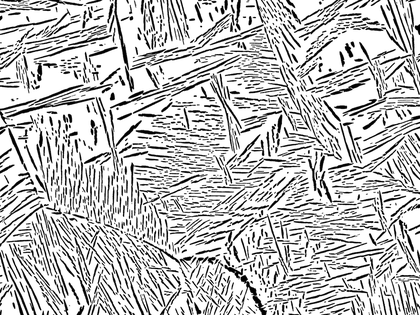
%> input picture examples/Data/Example.png, 420 x 315 px, shrunk from 1000 x 749 before the run
$ octave example.m   (GNU Octave 9; MATLAB toolbox functions it lacks are replaced by stand-ins)
%> lines starting %> are read from the running program, lines starting %| are printed output that depends on the picture
### SpatialStatsFFT.m
function [T xx] = SpatialStatsFFT( A1,A2, varargin)
% Computes that spatial statistics of input signals A1 and A2.  The
% functions appropriately normalizes the statistics.  This function is
% optimized using fast Fourier transforms to expedite the computation of
% the convolution.
%
% Nonperiodic and periodic refer the the boundary conditions under which
% the material information was generated.  Experimental information will
% always have nonperiodic boundary conditions while some simulations with
% have periodic boundary conditions.  As a result, this function defaults
% to computing nonperiodic statistcs.
%
% This function can also compute statistics for partial datasets that are
% sampled on an evenly spaced pixel/voxel grid.  If some information is
% known and some is not, then one can compute the spatial statistics using
% this function.  A tutorial will be made available later.
%
% [T, xx] = f2( DATA1 ) computes the nonperiodic autocorrelation of DATA1.
% T is an array of the spatial statistics corresponding to the cell arrray
% of vector lengths in xx.
%
% [T, xx] = f2( DATA1, DATA2 )  computes the nonperiodic crosscorrelation
% of DATA1 and DATA2 where they are the head and tail of the vector, respectively.
%
% [T, xx] = f2( DATA1, DATA2, 'ARG1', val1, ..,.., 'ARGN', valN ) computes
% the crosscorrelation of DATA1 and DATA2 with a set of optional parameters
% listed below.
%
% [T, xx] = f2( DATA1, [], 'ARG1', val1, ..,.., 'ARGN', valN ) computes the
% autocorrelation of DATA1 with optional parameters
%
% Parameters ARGUMENTS
% --------------------
% ARG - class - default - description
% -----------------------------------
% 'normalize' - logical - true - Spatial statistics require computing the
%   convolutions in the numerator and denominator separately.  The numerator
%   is the number of times the statistics criteria is satisfied while the
%    denominator is the number events that were sampled.  If
%    f2( DATA1, [], 'normalize',false ) is executed then only the top
%   numerator is returned.  It is really just the convolution of DATA1.
%
% 'display' - logical - true - When display is true, a plot will appear
%    after each function call of the spatial statistics.
%
% 'cutoff' - double - Cutoff is the maximum vector size to be returned in
%   the statistics.  f2( DATA1, [], 'cutoff', 10 ) will return spatial
%   statistics for vectors whose elements are less than or equal to 10;
%
% 'periodic' - [1xd] logical - If the model information was generated by
%   simulation then it may have periodic boundary conditions.
%   f2( DATA1, [], 'periodic', true ) forces all boundaries to be periodic
%   f2( DATA1, [], 'periodic', [ true true false] ) places the condition
%   that the information is periodic in dimensions 1 and 2 and nonperiodic
%   in the last.  Conditions like this are useful for interfatial
%   simulation information.
%
% 'Mask1' - [N1xN2xN3] double - Sometimes the data returned is not complete,
%   datapoints may be unpopulated. [N1xN2xN3] is the size of the input information.
%   f2( DATA1, [], 'Mask1', M )  computes are spatial statistics for
%   populated datapoints and normalizes the function appropriately.  M is
%   a logical array that describes whether a value is populated<true> or
%   not populated<false> for the first dataset, the one at the tail of the vector .
%
% 'Mask2' - [N1xN2xN3] double -
%   f2( DATA1, [], 'Mask2', M )  computes are spatial statistics for
%   populated datapoints and normalizes the function appropriately.  M is
%   a logical array that describes whether a value is populated<true> or
%   not populated<false> for the second dataset, the one at the head of the vector .
%
% 'Mask' - [N1xN2xN3] logical -populates Mask1 and Mask2 with the same
% mask.
%
%  'shift' - logical - true - if true performs the fftshift.
%
% if varargin is a structure with all the parameter fields then the
% parameters are automatically defined and not decided.  This is useful in
% repetative applications.

%% Quickstart :: Spatial Statistics from web url
% * Download an image from the web
% * Extract States from the Image
% * Store the image as a workspace variable
% * Compute Spatial Statistics on the data.


if ischar( A1 );
    % Find potential variable names
    varnm = evalin('base', 'genvarname(''SpatialStatsVar'',who);');

    % Create a structure in the path that has the image data and the url
    assignin( 'base', varnm, struct( 'data', cast(  ...
                                                imread( A1 ), ... Image from the web
                                                'double' ), ...
                                      'url', A1 ) );

    % Save a local variable for the spatial statistics
    A1 = round( evalin( 'base', sprintf( '%s.data',varnm) )./255 );


    % Alert user of the new workspace variable
    disp( ...
        sprintf( 'The image data has been saved to your workspace as ``%s``.', varnm ) ...
        );

    % Save the variable in the workspace
    param.auto = true;
end


%% Initialize Critical Data Elements
if numel(varargin) == 1 && isstruct( varargin )
    param = varargin;
else
    param = setparam(varargin, size(A1));
end


%%
% Decide whether the correlation is an auto or cross correlation

if exist('A2','var') && numel(A2) > 0
    if all(size(A1) == size(A2))
        if any(A1(:)~=A2(:)) param.auto = false; end
    else error('The size of the input signals are not the same.'); end
end

%% Compute numerator

if param.auto  % Autocorrelation
    if numel( param.Mask1 ) == 0
        T = convolveSSFFT( param.periodic, A1 );
    else   % Partial
        T = convolveSSFFT( param.periodic, param.Mask1.*A1 );
    end
else   % Crosscorrelation
    if numel( param.Mask1 ) == 0
        T = convolveSSFFT( param.periodic, A1, A2 );
    else  % Partial
        T = convolveSSFFT( param.periodic, param.Mask1.*A1, param.Mask2.*A2 );
    end
end


%% Compute denominator
if param.normalize
    if numel(param.Mask1)  == 0  % Complete
        if all(param.periodic)  % All Periodic
            T = T./ numel( A1 );
        else  % Partial and Nonperiodic
            % compute it directly, for the meantime use the convolution
            T(:) = T./ convolveSSFFT( param.periodic, ones(size(A1)));
        end
    else  % Partial
        if param.auto  % Auto
            T(:) = T./ convolveSSFFT( param.periodic, param.Mask1 );
        else   % Cross
            T(:) = T./ convolveSSFFT( param.periodic, param.Mask1, param.Mask2 );
        end
    end
end

%% T vector sizes
for ii = 1 : ndims(T)
    uu = 1 : floor(size(T,ii)./2);

    if mod( size(T,ii), 2) == 0
        xx{ii} = [uu-1,fliplr(uu)*-1];
    else
        xx{ii} = [ 0 , uu, fliplr( uu ) * -1 ];
    end

    incut{ii} = abs(xx{ii}) > param.cutoff(ii);
end

%% Truncate Statistics
T(incut{1},:,:) = [];
if ndims(T) >= 2
    T(:,incut{2},:) = [];
end
if ndims(T) >= 3
    T(:,:,incut{3}) = [];
end

if param.shift
    xx = arrayfun( @(x)fftshift(xx{x}(~incut{x})),1:ndims(T),'UniformOutput',false);
    T(:) = fftshift(T);
else
    xx = arrayfun( @(x)xx{x}(~incut{x}),1:ndims(T),'UniformOutput',false);
end

if param.vector
    if nargout == 2
        switch ndims(T)
            case 1
                xx = xx{1}(:);
            case 2
                [X1,X2] = meshgrid( xx{1},xx{2});
                xx = [X1(:),X2(:)];
            case 3
                [X1,X2,X3] = meshgrid( xx{1},xx{2},xx{3});
                xx = [X1(:),X2(:),X3(:)];
        end
    end
    T = T(:);
end
%% Display the statistics
% The shifted image is the more canonical form to view the statistics in.
% In fact surface is the optimum viewing tools because then you can use
% the datatip to find probabilities for certain vectors.
%

if param.display
    % When the statistics are visualized, the outputs are
    % forced to be real, this result should be removed
    if ndims( A1 )== 2 & ~any( size(A1) == 1);
            if param.shift
                pcolor(xx{2},xx{1},real(T));
            else
                pcolor(fftshift(xx{2}),fftshift(xx{1}),fftshift(real(T)));
            end
            xlabel('t_x','Fontsize',16); ylabel('t_y','Fontsize',16, 'Rotation',0);
            hc = colorbar; shading flat; axis equal
            if param.normalize
                str = 'Probability density';
            else
                str = 'Counts';
            end
            set( get( hc, 'Ylabel'), 'String', str, 'Fontsize',16,'Rotation',270,'VerticalAlignment','Bottom');
    elseif ndims( A1 )== 2 & any( size(A1) == 1);
            if param.shift
                plot(xx{getOutput(@max,2,cellfun(@(x)numel(x),xx))},real(T),'Linewidth',3,'Color','k');
            else
                plot(fftshift(xx{getOutput(@max,2,cellfun(@(x)numel(x),xx))}),fftshift(real(T)),'Linewidth',3,'Color','k');
            end
            xlabel('t_x','Fontsize',16); ylabel('Probability','Fontsize',16);
            ylim([0 1]); xlim([0 ceil(numel(T)./2)]); grid on
    else
        disp('Visualization is not available for 3-D statistics yet.')
    end
end


end


%%
function param = setparam( inptvar,sz )
% Set parameters for the code

param = struct('normalize',true, ...
    'display',true,...
    'cutoff', sz./2,...
    'auto',true,...
    'periodic',false*ones(1,numel(sz)),...
    'Mask1',[],...
    'Mask2',[], ...
    'shift', false,...
    'vector',false,...
    'integrate',false);


fldnm = fieldnames( param );

if numel(inptvar) > 0
    for ii = [1 : (numel(inptvar)./2)]*2-1
        if ismember( inptvar{ii}, fldnm );
            % update parameters
            param = setfield( param, inptvar{ii}, inptvar{ii+1});
        elseif strcmp( inptvar{ii}, 'Mask' );
            [ param.Mask1 param.Mask2 ] = deal( inptvar{ii+1} );
        else % error message for bad input parameters
            disp(sprintf('f2 accepts the following options:'));
            for jj = 1 : numel( fldnm )
                disp(sprintf(':: %s - type ::  %s', fldnm{jj}, class(getfield(param, fldnm{jj}))));
            end
            disp(sprintf(':: %s - type ::  %s', 'Mask', class(getfield(param, 'Mask1'))));
            error( sprintf('%s is not a valid parameter.', inptvar{ii}));
        end
    end

    n = {size( getfield( param, 'Mask1' )) ;  size( getfield( param, 'Mask2' ))};
    if ~( all(n{1}==0) & all(n{2}==0)) && (numel( n{1})~=numel(n{2}) || ~all( n{1}==n{2}))
        disp('test')
        if numel( getfield( param, 'Mask1') ) == 0 param.Mask1 = ones( size(getfield( param, 'Mask2')));
        elseif numel( getfield( param, 'Mask2') ) == 0 param.Mask2 = ones( size(getfield( param, 'Mask1')));
        else error( 'The size of Mask1 and Mask2 are not the same.'); end

    end
end
param.Mask1 = cast( param.Mask1, 'double' );
param.Mask2 = cast( param.Mask2, 'double' );

if numel( param.cutoff ) == 1 param.cutoff = param.cutoff * ones(1, numel( sz )); end
id = find(isinf(param.cutoff)); if numel(id) > 0 param.cutoff(id) = sz(id)./2; end
end


%%

%% Padding procedure for nonperiodic structures

function fA = FourierPadSSFFT( A, osz, nsz );

if all( osz == nsz )
    fA = double(A);
else
    switch numel(nsz)
        case 1
        case 2

            fA = [ A, zeros([osz(1),nsz(2)-osz(2)]); zeros( nsz(1)-osz(1),nsz(2))];
        case 3
            fA = cat( 3, [A, zeros( [osz(1) nsz(2)-osz(2) osz(3)]); zeros( [nsz(1)-osz(1) osz(2) osz(3)]), zeros( [nsz(1)-osz(1) nsz(2)-osz(2), osz(3)])],...
                zeros( [ nsz(1) nsz(2), nsz(3) - osz(3)]));
    end
end

for ii = 1 :  numel(nsz)
    fA(:) = fft( fA, [], ii);
end
end


%%  Grid Point Cloud Data

% [42 lines left out: function Point2Grid, not called in this run]

%%

function fA = convolveSSFFT(period,A1,A2)
% convolve pads the data signals then performs the convolution of signals
% A1 and A2 using fast fourier transform algorithms.
% This is the degree to which the image is padded because we are only
% extracting half of the vector
period_mult= .6; %describe this value

% in reality you only need to pad to rmax
realvals = isreal(A1)*ones(1,2);  % supresses imaginary parts if the values in the statistics
nsz = ceil([ones(size(period)) + (1-period)*period_mult].*size( A1));


fA = FourierPadSSFFT( A1, size( A1 ), nsz );

if exist('A2','var') && numel( A2 ) > 0
    if all( nsz == ceil([ones(size(period)) + (1-period)*period_mult].*size( A2)) );    % THIS CONDITION HERE IS PROBLABLY A PROBLEM
        realvals(2) = isreal(A2);
        fA(:) = fA .* conj( FourierPadSSFFT( A2, size(A1), nsz ));
    else
        error('The sizes are incaptable.')
    end
else % Weiner-Kinchin Method to Autocorrelations
    fA(:) = abs( fA ).^2;
end

fA(:) = ifftn( fA );

if all(realvals) fA(:) = real(fA); end;


end
%%
% [9 lines left out: function getOutput, not called in this run]

### PairCorrelationFFT.m
function [ Tpc Spc ] = PairCorrelationFFT( A1, A2, varargin );
% This function uses the SpatialStatsFFT to compute the pair correlation function by integrating over the angles in the vector resolved statistics space.
% There is a faster way to do this using Alex Gray's methods.
%
% Tpc - Is the average probability for the pair correlation
% Spc - Is the standard deviation of the probability for the pair correlation

switch nargin
    case 1
        [T,xx] = SpatialStatsFFT( A1, [],'display', false );
    case 2
        [T,xx] = SpatialStatsFFT( A1, A2,'display', false );
    otherwise
        str = '[T,xx] = SpatialStatsFFT( A1, A2, ';
        for ii = 1 : numel( varargin)
            str = horzcat( str, sprintf('varargin{%i},',ii));
        end
        str = horzcat(str(1:(end-1)),',''display'',false);');
        eval(str);
end

XX = zeros(size(T));
switch ndims( T )
    case 1
        XX(:) = round( xx.values{1} );
    case 2
        XX(:) = round(sqrt(bsxfun( @plus, [xx.values{1}.^2]', xx.values{2}.^2)));
    case 3
        XX(:) = round(sqrt(bsxfun( @plus, bsxfun( @plus, [xx.values{1}.^2]', xx.values{2}.^2),permute(xx.values{3},[ 1 3 2]))));
end

Tpc = accumarray( XX(:)+1, T(:),[], @mean);
if nargout==2
    Spc = accumarray( XX(:)+1, T(:),[], @std);
end

### examples/example.m
%% SpatialStatsFFT :: A function to compute spatial statistics
%
% Spatial statistics are a statistical quantification use for materials
% science information.  This page explains the use cases for the function.
%
% All of this work has been developed over the course of a decade by Surya
% Kalidindi's
% <http://mined.gatech.edu MINED research group>.
% The MINED
% research group is developing data driven methods to extract
% structure-property-processing knowledge from materials science
% information.
%
% <http://orcid.org/0000-0001-9353-0382 Tony Fast>
% has some presentations up on
% <www.slideshare.net/tonyfast1 SlideShare>
% presenting applications of spatial statistics.
%
% <<MINEDlogo.png>>
%
% Spatial statistics provide an objective and scalable representation of
% materials science information that can be embedded into machine learning
% and regression solvers.
%
% An HTML view of this page can be found on
% <http://htmlpreview.github.io/?https://github.com/tonyfast/Spatial_Statistics/blob/master/html/example.html GitHub>
% .
%
% _Currently, a research paper is being written to support the codes in
% this repository._

%% Example Dataset
% Read in an Alpha Beta titanium micrograph from Hamish Fraser at OSU.
information = double(imread( './examples/Data/Example.png')); information = information(:,:,1);

%% Encode the information

% the image has been compressed and has artifacts.  black phase is alpha (0)
% and white phase is beta (1).  this information is segmented out in `encoding`

encoding.phase = round( information ./ 255 );
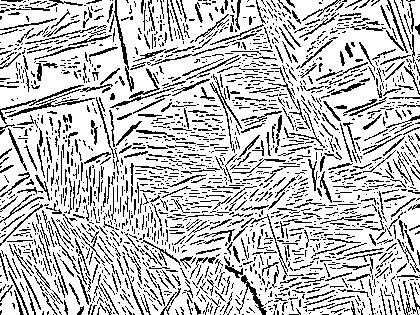
%> encoding.phase: size 315x420 double; values 0 (black) and 1 (white), 76.6% white; black in thin lines or dots
pcolor( encoding.phase  ); colormap gray; shading flat
title(' white - beta-Ti  & black - alpha-Ti ', 'Fontsize', 16 )
snapnow;
%> (this line was passed over: snapnow is not available in this run)
%%
% another segmentation could be the grain boundaries

encoding.edge = edge( encoding.phase );
%> encoding.edge: size 315x420 logical; every value is 0
colormap pink
pcolor( 1-encoding.edge  ); shading flat
title(' white - edge  & black - grain ', 'Fontsize', 16 )
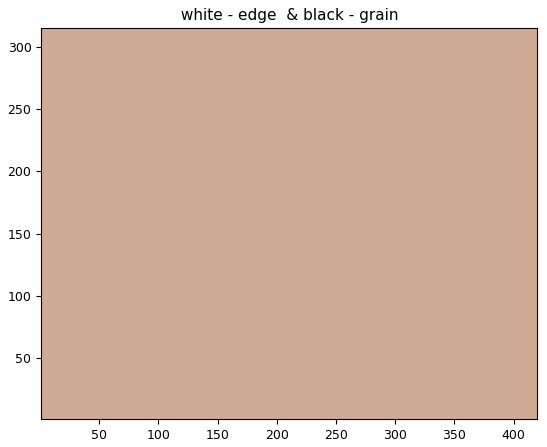
%> figure redrawn from the program's plot data

%% Compute some statistics
%% autocorrelation of the beta phase
[ T xx ] = SpatialStatsFFT( encoding.phase==1, []);
%> in setparam, `fldnm = fieldnames( param );`: fldnm = {'normalize', 'display', 'cutoff', 'auto', 'periodic', 'Mask1', 'Mask2', 'shift', 'vector', 'integrate'}
%> in setparam, `param.Mask1 = cast( param.Mask1, 'double' );`: param.Mask1 = []
%> in SpatialStatsFFT, `param = setparam(varargin, size(A1));`: param = {normalize true, display true, cutoff [157.5 210], auto true, periodic [0 0], shift false}
%> the loop in FourierPadSSFFT, `for ii = 1 :  numel(nsz)` made 2 passes
%> the loop in FourierPadSSFFT (call 2), `for ii = 1 :  numel(nsz)` made 2 passes
%> after the loop in SpatialStatsFFT, `for ii = 1 : ndims(T)`: incut = 2 items
%> xx = 2 items
% [ T xx ] = SpatialStatsFFT( encoding.phase, encoding.phase, 'display',false); This is
% an autocorrelation too.

%%%%%%%% CHANGE COLORMAP %%%%%%%%%%%%
% I really like to use cbrewer for different colormaps
% http://www.mathworks.com/matlabcentral/fileexchange/34087-cbrewer-colorbrewer-schemes-for-matlab
% Go get it or your plots are going to be gross :P
try
    co = cbrewer('div', 'RdYlBu', 26 );
catch
    co = jet;
end
colormap( co );

%%%%%%%% COLORMAP %%%%%%%%%%%%
hc = colorbar; set( get( hc, 'Ylabel'), 'String',...
    'Probability(tail = beta, head = beta )','Fontsize',16);

%% crosscorrelation of the beta phase with alpha phase
[ T xx ] = SpatialStatsFFT( encoding.phase==1, encoding.phase==0);
hc = colorbar; set( get( hc, 'Ylabel'), 'String',...
    'Probability(tail = beta, head = alpha )','Fontsize',16);
%> after `set( get( hc, 'Ylabel'), 'String',... 'Probability(tail = beta, head =`:
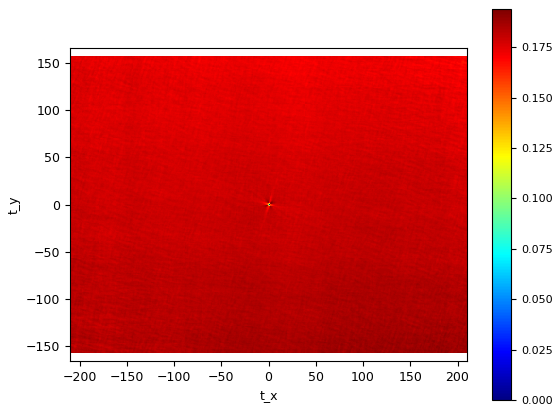
%> figure redrawn from the program's plot data

%%  crosscorrelation of the edges and alpha phase
[ T xx ] = SpatialStatsFFT( encoding.edge , encoding.phase==0);
hc = colorbar; set( get( hc, 'Ylabel'), 'String',...
    'Probability(tail = edge, head = alpha )','Fontsize',16);

%% Parameters
% The following parameters work for any correlation, but the examples are show on an autcorrelation

%% Turn off the visualization
[ T xx ] = SpatialStatsFFT( encoding.phase==1, [], 'display', false);
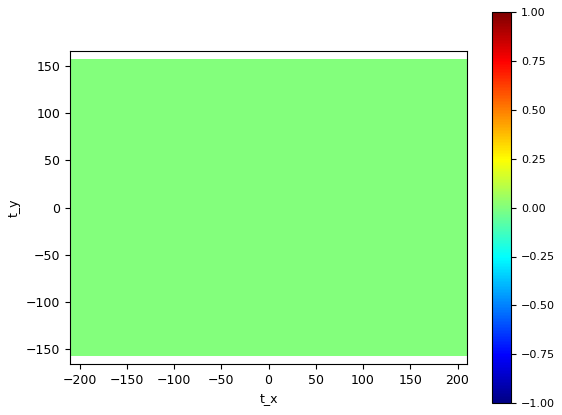
%> figure redrawn from the program's plot data

%% Periodic boundary conditions
[ T xx ] = SpatialStatsFFT( encoding.phase==1, [], 'periodic', true);
hc = colorbar; set( get( hc, 'Ylabel'), 'String',...
    'Probability(tail = beta, head = beta )','Fontsize',16);
figure(gcf)

%% Partial periodic boundary conditions
% nonperiodic in the first dim and the periodic in the second
[ T xx ] = SpatialStatsFFT( encoding.phase==1, [], 'periodic', [ false true]);
%> in convolveSSFFT (call 11), `fA(:) = ifftn( fA );`:
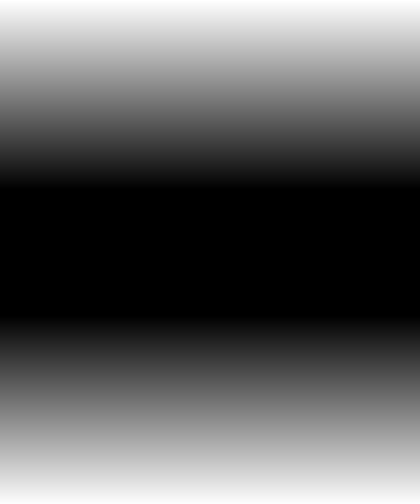
%> fA: size 504x420 double; min 52920, max 132300, mean 82687.5; drawn with min black and max white
hc = colorbar; set( get( hc, 'Ylabel'), 'String',...
    'Probability(tail = beta, head = beta )','Fontsize',16);

%% Cutoff all vectors to 50
% BAM! Zoom in on it!
[ T xx ] = SpatialStatsFFT( encoding.phase==1, [], 'cutoff', 50);
hc = colorbar; set( get( hc, 'Ylabel'), 'String',...
    'Probability(tail = beta, head = beta )','Fontsize',16);

%% Cutoff
% Cutoff of the second dimension to 50 and return all of the rest of the
% stats
[ T xx ] = SpatialStatsFFT( encoding.phase==1, [], 'cutoff', [Inf 50 ]);
hc = colorbar; set( get( hc, 'Ylabel'), 'String',...
    'Probability(tail = beta, head = beta )','Fontsize',16);
%> after `set( get( hc, 'Ylabel'), 'String',... 'Probability(tail = beta, head =`:
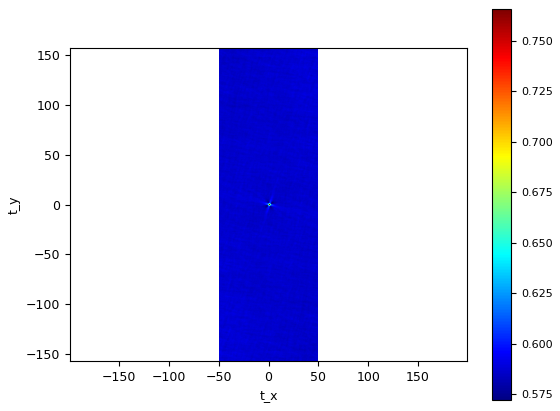
%> figure redrawn from the program's plot data

%% Normalize
% If normalize is turned off then SpatialStatsFFT operates as a nice convolution
% function
[ T xx ] = SpatialStatsFFT( encoding.phase==1, [], 'normalize', false);
%> in SpatialStatsFFT (call 9), `param = setparam(varargin, size(A1));`: param = {normalize false, display true, cutoff [157.5 210], auto true, periodic [0 0], shift false}
%> in SpatialStatsFFT (call 9), `T(:,incut{2},:) = [];`:
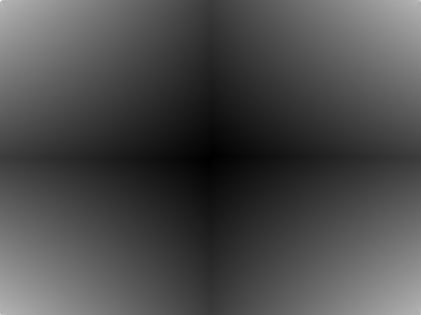
%> T: size 315x421 double; min 19324, max 101298, mean 43574.7; drawn with min black and max white
hc = colorbar; set( get( hc, 'Ylabel'), 'String',...
    'Counts(tail = beta, head = beta )','Fontsize',16);

%% Shifting - The Fourier Shift
% The display is suppressed for the sake of argument.  It is easy to
% combine parameters.

[T xx] = SpatialStatsFFT( encoding.phase==1, [], 'shift', true, 'display',false);
pcolor(xx.values{2},xx.values{1},real(T));
%> (this line was passed over: pcolor is not available in this run)
shading flat; axis equal;
xlabel('t_x','Fontsize',16); ylabel('t_y','Fontsize',16, 'Rotation',0);
hc = colorbar; set( get( hc, 'Ylabel'), 'String',...
    'Counts(tail = beta, head = beta )','Fontsize',16);
title('Fourier Shift on')
snapnow
%> (this line was passed over: snapnow is not available in this run)

[T xx] = SpatialStatsFFT( encoding.phase==1, [], 'shift', false, 'display',false);
pcolor(real(T));
shading flat; axis equal;
xlabel('t_x','Fontsize',16); ylabel('t_y','Fontsize',16, 'Rotation',0);
hc = colorbar; set( get( hc, 'Ylabel'), 'String',...
    'Counts(tail = beta, head = beta )','Fontsize',16);
set( gca,'Yticklabel',xx.values{1}(str2num(get( gca,'YtickLabel'))+1))
set( gca,'Xticklabel',xx.values{2}(str2num(get( gca,'XtickLabel'))+1))
title('Fourier Shift off')

%% Pair Correlation
% The pair correlation is the probability of finding local states h and h'
% separated by a vector OF MAGNITUDE r.  This method computes the spatial
% correlation function then the pair correlation function.  It provides
% both the mean and standard deviation of the pair correlation function.
% There is a faster way to do this using
% <http://www.cs.cmu.edu/~agray/nbody.html Alex Gray's>
% techniques.
% All the parameters are the same with PairCorrelationFFT as SpatialStatsFFT.

[T S] = PairCorrelationFFT( encoding.phase == 1, [], 'cutoff',50 );
%> (the run ends here)
